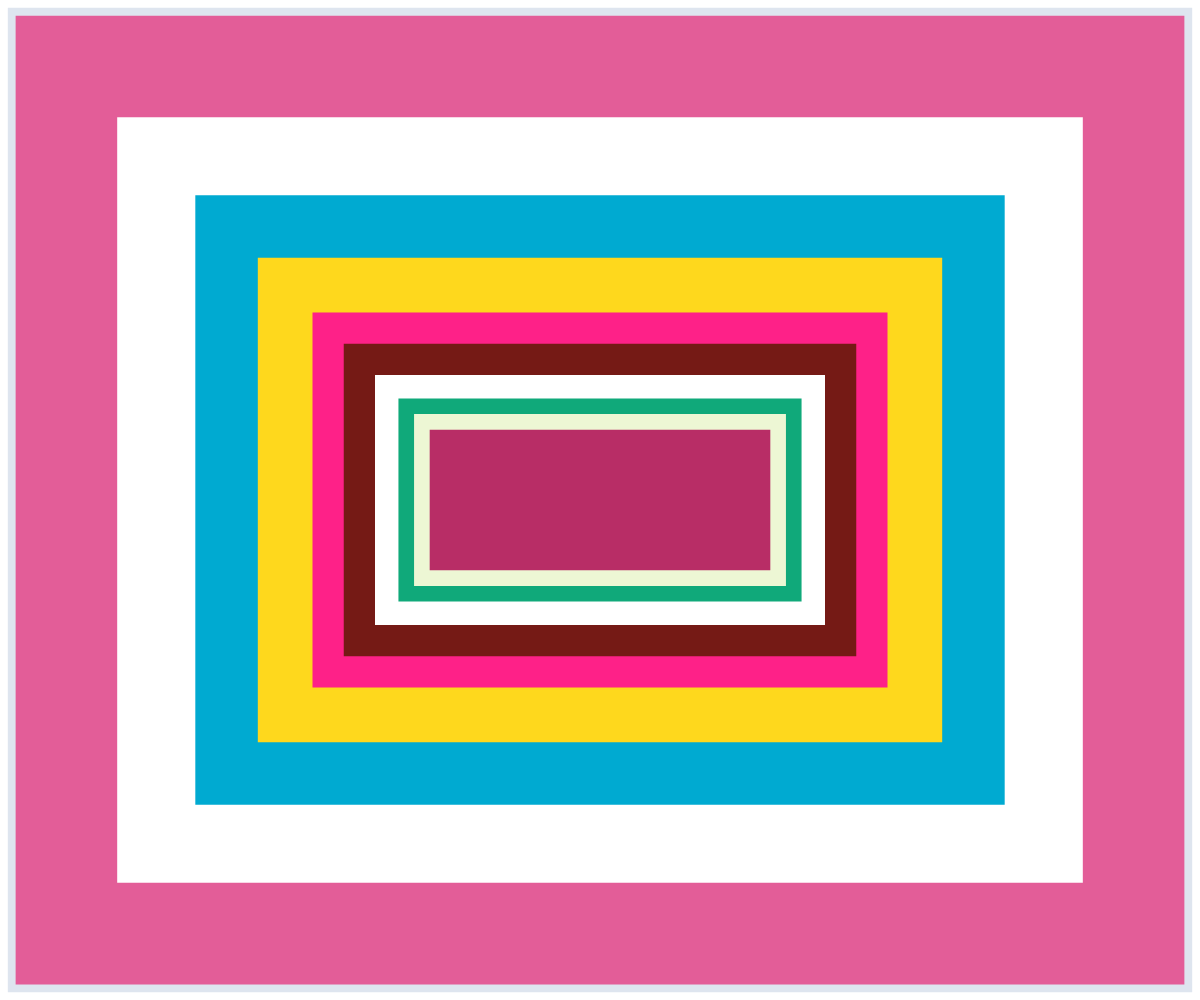
Frame 1 (no input)
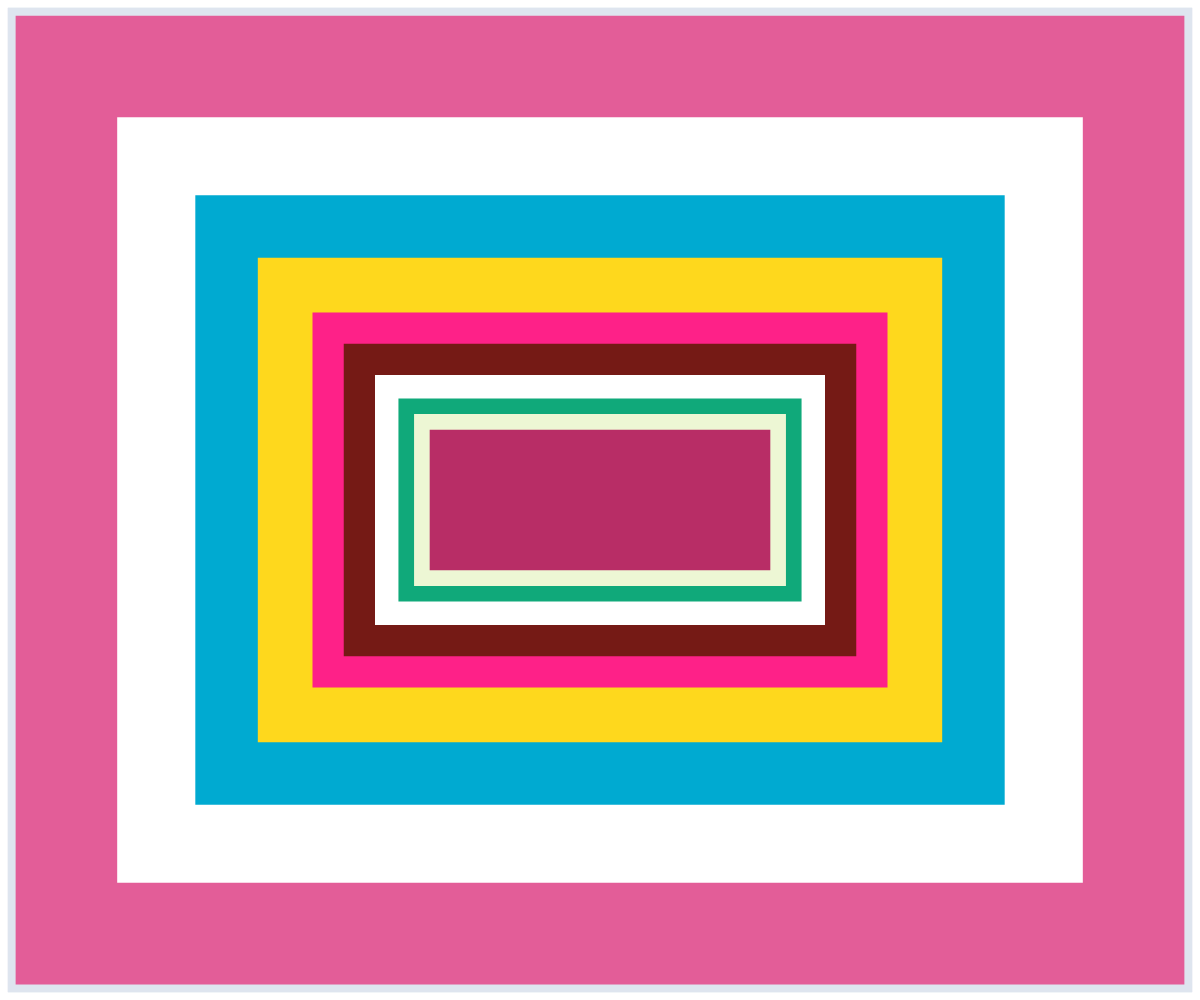
Frame 2 (the mouse pressed at the canvas centre, redrawn once)

The p5.js sketch that drew these frames (run headless with seeded random() and noise() and a simulated clock; the mouse was pressed at the canvas centre and the sketch redrawn once):

// p5.js sketch
// ── sketch.js
//elenco colori
let azzurrino;
let rosa;
let bianco;
let azzurro;
let bluScuro;
let giallo;
let giallino;
let fucsia;
let bordeaux;
let vinaccia;
let viola; 
let verde;
let verdino;
let rosso; 
let arancione;
let arancioncino; 
let nero;


function preload() {
  noLoop ();
  // put preload code here
}

function setup() {
  createCanvas(windowWidth, windowHeight);
  // put setup code here
  // const message =
  //   "This is a template repository\nfor the course Laboratorio di Computergrafica\nCommunication Design, Politecnico di Milano";
  // textAlign(CENTER, CENTER);
  // textSize(16);
  // text(message, width / 2, height / 2);

  //elenco colori
  azzurrino= "#DEE5EF";
  rosa= "#E35D98";
  bianco= "#FFFFFF";
  azzurro= "#00aad1";
  bluScuro= "#1f3660";
  giallo= "#fed81d";
  giallino= "#edf7d4";
  fucsia= "#fe2188";
  bordeaux= "#751a15";
  vinaccia= "#b82d66";
  viola= "#6b4381";
  verde= "#10a97a";
  verdino= "#3ffb2a";
  rosso= "#cb1a2c";
  arancione= "#dc6f14";
  arancioncino= "#eab09a";
  nero= "#000000";
}

function draw() {
  let unit= windowHeight/(32*4); //dimensione del lato di ogni quadratino 

  noStroke ();
  fill (azzurrino);
  rect (unit, unit, windowWidth-unit*2, windowHeight-unit*2);
  
  let rectWidth= windowWidth-unit*4;
  let rectHeight= windowHeight-unit*4;
  fill (rosa);
  rect (unit*2, unit*2, rectWidth, rectHeight)
  
  //PROVA per testare l'unità sulla griglia
  //quanti quadratini servono?
  // let nQuadratiOrizz= rectWidth/unit;
  // let nQuadratiVert= rectHeight/unit;

  //due cicli for: il primo riempie le colonne,
  //il secondo riempie le righe
  // for (let i = 0; i < nQuadratiOrizz-1; i++) {
  //   for (let j=0; j < nQuadratiVert; j++) {
  //     stroke ("black"); 
  //     strokeWeight (1);

  //     // Input del rect: 
  //     // offset da bordo + nColonna * unità, offset da bordo + nRiga * unità, larghezza (unità), altezza (unità)
  //     rect (unit*2 + i*unit, unit*2 + j*unit, unit, unit); 
  //   }
  // }

  //rettangolo bianco
  fill (bianco);
  rect (unit*2+unit*13, unit*2+unit*13, rectWidth-unit*13*2, rectHeight-unit*13*2);
  
  //rettangolo azzurro
  //aggiungo progressivamente un offset per rimpicciolire i rettangoli
  fill (azzurro);
  rect (unit*2+unit*13+unit*10, unit*2+unit*13+unit*10, rectWidth-(unit*13+unit*10)*2, rectHeight-(unit*13+unit*10)*2);

  //rettangolo giallo
  fill (giallo);
  rect (unit*2+unit*13+unit*10+unit*8, unit*2+unit*13+unit*10+unit*8, rectWidth-(unit*13+unit*10+unit*8)*2, rectHeight-(unit*13+unit*10+unit*8)*2);

  //rettangolo fucsia
  fill (fucsia);
  rect (unit*2+unit*13+unit*10+unit*8+unit*7, unit*2+unit*13+unit*10+unit*8+unit*7, rectWidth-(unit*13+unit*10+unit*8+unit*7)*2, rectHeight-(unit*13+unit*10+unit*8+unit*7)*2);

  //rettangolo bordeaux
  fill (bordeaux);
  rect (unit*2+unit*13+unit*10+unit*8+unit*7+unit*4, unit*2+unit*13+unit*10+unit*8+unit*7+unit*4, rectWidth-(unit*13+unit*10+unit*8+unit*7+unit*4)*2, rectHeight-(unit*13+unit*10+unit*8+unit*7+unit*4)*2);

  //rettangolo bianco
  fill (bianco);
  rect (unit*2+unit*13+unit*10+unit*8+unit*7+unit*4+unit*4, unit*2+unit*13+unit*10+unit*8+unit*7+unit*4+unit*4, rectWidth-(unit*13+unit*10+unit*8+unit*7+unit*4+unit*4)*2, rectHeight-(unit*13+unit*10+unit*8+unit*7+unit*4+unit*4)*2);

  //rettangolo verde
  fill (verde);
  rect (unit*2+unit*13+unit*10+unit*8+unit*7+unit*4+unit*4+unit*3, unit*2+unit*13+unit*10+unit*8+unit*7+unit*4+unit*4+unit*3, rectWidth-(unit*13+unit*10+unit*8+unit*7+unit*4+unit*4+unit*3)*2, rectHeight-(unit*13+unit*10+unit*8+unit*7+unit*4+unit*4+unit*3)*2);

  //rettangolo giallino
  fill (giallino);
  rect (unit*2+unit*13+unit*10+unit*8+unit*7+unit*4+unit*4+unit*3+unit*2, unit*2+unit*13+unit*10+unit*8+unit*7+unit*4+unit*4+unit*3+unit*2, rectWidth-(unit*13+unit*10+unit*8+unit*7+unit*4+unit*4+unit*3+unit*2)*2, rectHeight-(unit*13+unit*10+unit*8+unit*7+unit*4+unit*4+unit*3+unit*2)*2);

  //rettangolo vinaccia
  fill (vinaccia);
  rect (unit*2+unit*13+unit*10+unit*8+unit*7+unit*4+unit*4+unit*3+unit*4, unit*2+unit*13+unit*10+unit*8+unit*7+unit*4+unit*4+unit*3+unit*4, rectWidth-(unit*13+unit*10+unit*8+unit*7+unit*4+unit*4+unit*3+unit*4)*2, rectHeight-(unit*13+unit*10+unit*8+unit*7+unit*4+unit*4+unit*3+unit*4)*2);

}
